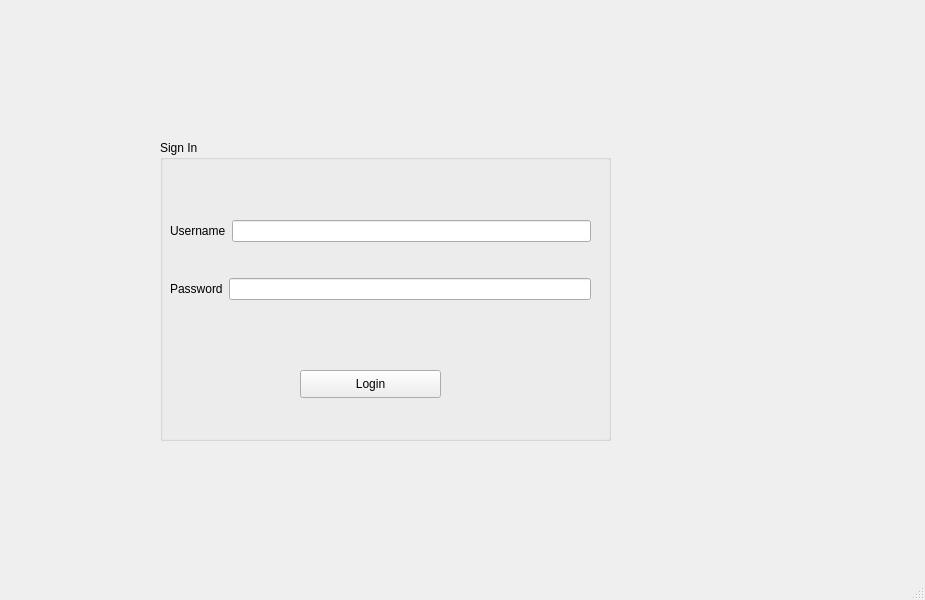
<?xml version="1.0" encoding="UTF-8"?>
<ui version="4.0">
 <class>MainWindow</class>
 <widget class="QMainWindow" name="MainWindow">
  <property name="geometry">
   <rect>
    <x>0</x>
    <y>0</y>
    <width>925</width>
    <height>600</height>
   </rect>
  </property>
  <property name="windowTitle">
   <string>MainWindow</string>
  </property>
  <widget class="QWidget" name="centralwidget">
   <widget class="QGroupBox" name="groupBox">
    <property name="geometry">
     <rect>
      <x>160</x>
      <y>140</y>
      <width>451</width>
      <height>301</height>
     </rect>
    </property>
    <property name="title">
     <string>Sign In</string>
    </property>
    <widget class="QPushButton" name="pushButton">
     <property name="geometry">
      <rect>
       <x>140</x>
       <y>230</y>
       <width>141</width>
       <height>28</height>
      </rect>
     </property>
     <property name="text">
      <string>Login</string>
     </property>
    </widget>
    <widget class="QWidget" name="">
     <property name="geometry">
      <rect>
       <x>10</x>
       <y>50</y>
       <width>421</width>
       <height>141</height>
      </rect>
     </property>
     <layout class="QVBoxLayout" name="verticalLayout">
      <item>
       <layout class="QHBoxLayout" name="horizontalLayout">
        <item>
         <widget class="QLabel" name="label">
          <property name="text">
           <string>Username</string>
          </property>
         </widget>
        </item>
        <item>
         <widget class="QLineEdit" name="lineEdit_Username"/>
        </item>
       </layout>
      </item>
      <item>
       <layout class="QHBoxLayout" name="horizontalLayout_2">
        <item>
         <widget class="QLabel" name="label_2">
          <property name="text">
           <string>Password</string>
          </property>
         </widget>
        </item>
        <item>
         <widget class="QLineEdit" name="lineEdit_Password">
          <property name="echoMode">
           <enum>QLineEdit::Password</enum>
          </property>
         </widget>
        </item>
       </layout>
      </item>
     </layout>
    </widget>
   </widget>
  </widget>
  <widget class="QMenuBar" name="menubar">
   <property name="geometry">
    <rect>
     <x>0</x>
     <y>0</y>
     <width>925</width>
     <height>26</height>
    </rect>
   </property>
  </widget>
  <widget class="QStatusBar" name="statusbar"/>
 </widget>
 <resources/>
 <connections/>
</ui>
